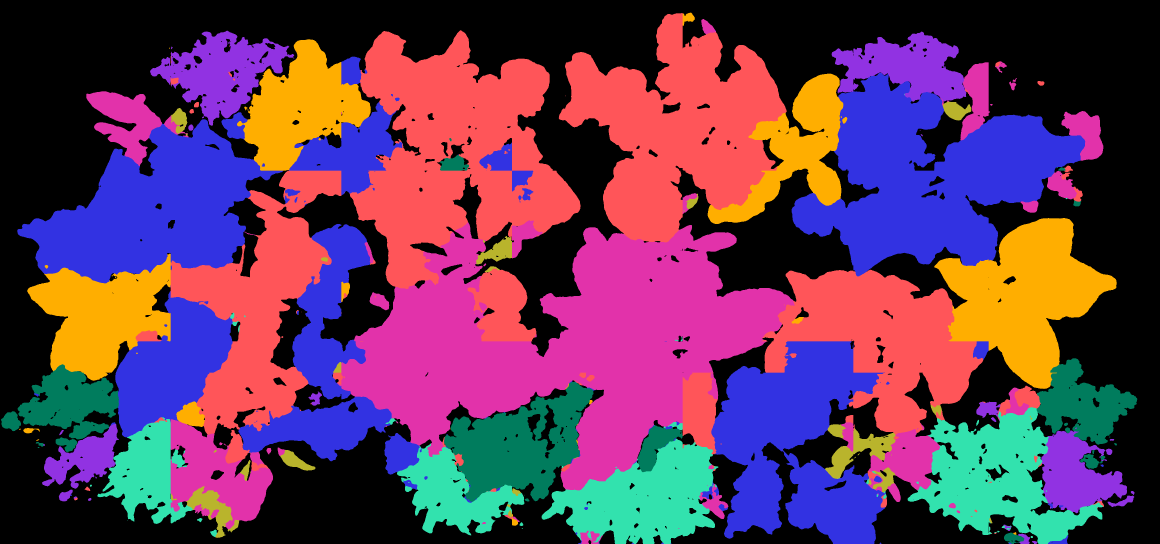
#> input picture State-Estimation/post_process/snc-21081208141400.png, 3478 x 1630 px, found by its file name (shown at 1/3 size)
$ jupyter execute --allow-errors kmeans.ipynb
#> lines starting #> are read from the running program, lines starting #| are printed output that depends on the picture; after the words box and inside, x2 and y2 are one past the last pixel; in counts of white or black regions, pixels touching at a corner belong together; long printed decimals are rounded
### State-Estimation-copy/utils/centers_test.py
import cv2
import pandas
import os
import numpy as np
import matplotlib.pyplot as plt
from matplotlib.patches import Circle
import heapq
import pandas as pd
import datetime as dt
from datetime import timedelta
import os
# import seaborn as sns
from utils.center_constants import *
from utils.geometry_utils import *
import pickle as pkl


# [119 lines left out: functions daily_files, calculate_updated_center, not_black, valid_point, neighbors, find_color and 4 more, not called in this run]

def isolate_color(img, lower_bound, upper_bound):
    '''Isolate all pixels of color between the bounds and return that image and corresponding array'''
    mask = cv2.inRange(img, lower_bound, upper_bound)
    true_color_mask = cv2.bitwise_and(img, img, mask=mask)
    return true_color_mask, np.asarray(true_color_mask)

def calculate_color_range(rgb, tolerance):
    '''Returns a tolerance range for the color, because there is some fluxuation'''
    lower_bound = np.array([max(val - tolerance, 0) for val in rgb])
    upper_bound = np.array([min(val + tolerance, 255) for val in rgb])
    return lower_bound, upper_bound

# [91 lines left out: functions save_centers, save_keyPoint, read_centers, calculate_error, find_new_center, track_one_plant and 1 more, not called in this run]


# [22 lines that do not run on import are left out]

### State-Estimation-copy/utils/plant_to_circle.py
import cv2
import numpy as np
import matplotlib.pyplot as plt
from matplotlib.patches import Circle
import math
import pickle as pkl
from scipy.spatial import KDTree
from itertools import combinations
import heapq
from collections import deque
# from linearity import *
from utils.center_constants import *
from utils.geometry_utils import *
from utils.centers_test import *
# from linearity import *

#####################################
########## UTILITY METHODS ##########
#####################################


# [44 lines left out: functions draw_circles, draw_circle_sets, not called in this run]


def convert_to_plant_colorspace(old_center, img_arr, img, plant_type):
    if plant_type != None:
        rgb_center = TYPES_TO_COLORS[plant_type]
    else:
        rgb_center, first_color_pixel = find_color(old_center, img_arr)
    # print(rgb_center)
    # print(COLORS_TO_TYPES[rgb_center])
    lower_bound, upper_bound = calculate_color_range(rgb_center, COLOR_TOLERANCE)
    # Get the image and array with the color of the center isolated
    plant_img, plant_img_arr = isolate_color(img, lower_bound, upper_bound)
    return plant_img, plant_img_arr

# [49 lines left out: functions plant_COM_extreme_points, bfs, not called in this run]

def get_models():
    return pkl.load(open(RADIUS_MODELS_PATH, "rb" ))

# [34 lines left out: functions linearity_score, approximate_circle_contour, not called in this run]

def lie_within(c1, c2):
    return distance(c1[0], c2[0]) + c2[1] <= c1[1]

# [293 lines left out: functions merge_circles_with_prior, merge_circles, prepare_binary_mask, draw_circles_on_canvas, bfs_circle, extreme_points_circle and 9 more, not called in this run]


# [34 lines that do not run on import are left out]
    # [4 lines of commented-out code are left out]

### State_Estimation/kmeans.ipynb
[cell 1]
from utils.plant_to_circle import convert_to_plant_colorspace
import pickle as pkl
import cv2
import matplotlib.pyplot as plt
from sklearn.cluster import KMeans
import numpy as np
from utils.center_constants import TYPES_TO_COLORS
import os
np.random.seed(0)

[cell 2]
def distance_from_center(center, points: np.ndarray):
    if len(points) > 1000:
        np.random.shuffle(points)
        points = points[:1000]
    return np.apply_along_axis(lambda p: np.linalg.norm(center-p, 2), 1, points)
# Test
distance_from_center(np.array([0,0]), np.array([[1,1],[2,2]]))

def percent_pixels_included(circles, plant_isolated_mask):
    '''
    Parameters:
        circles: list of circles in form [(x,y), r]
        plant_isolated_mask: plant mask
    Returns:
        coverage ratio

    Returns the portion of non-black pixels in plant_isolated_mask that are inside of a circle.
    '''
    # Turn the mask into a binary image
    plant_isolated_mask = cv2.cvtColor(plant_isolated_mask, cv2.COLOR_RGB2GRAY)
    plant_isolated_mask = plant_isolated_mask/plant_isolated_mask.max()
    # Count total number of color pixels in the image
    total_color_pixels = np.sum(plant_isolated_mask==1)
    # Mask out circles
    [cv2.circle(plant_isolated_mask, (int(circle[0][0]), int(circle[0][1])), int(circle[1]), 0, -1) for circle in circles]
    # Count the number of non-black pixels
    uncovered_color_pixels = np.sum(plant_isolated_mask==1)
    return 1-(uncovered_color_pixels/total_color_pixels)

def circle_fill_ratio(circles, plant_isolated_mask, double_count_overlap = True):
    '''
    Parameters:
        circles: list of circles in form [(x,y), r]
        plant_isolated_mask: plant mask
    Returns:
        average fill ratio

    Returns the average fill ratio of the circles in plant_isolated_mask.
    '''
    # Turn the mask into a binary image
    plant_isolated_mask = cv2.cvtColor(plant_isolated_mask, cv2.COLOR_RGB2GRAY)
    plant_isolated_mask = plant_isolated_mask/plant_isolated_mask.max()
    # Count total number of pixels in the image
    total_color_pixels_pre_mask = np.sum(plant_isolated_mask==1)
    # Mask out circles
    [cv2.circle(plant_isolated_mask, (int(circle[0][0]), int(circle[0][1])), int(circle[1]), 0, -1) for circle in circles]
    # Count the number of non-black pixels after masking
    total_color_pixels_post_mask = np.sum(plant_isolated_mask==1)
    # Calculate the area of the circles
    if double_count_overlap:
        total_circle_area = np.sum([circle[1]**2*np.pi for circle in circles])
    else:
        # Make a white image the same size as the mask
        plant_isolated_mask_copy = np.ones(plant_isolated_mask.shape)
        # Mask out circles
        [cv2.circle(plant_isolated_mask_copy, (int(circle[0][0]), int(circle[0][1])), int(circle[1]), 0, -1) for circle in circles]
        # Count the number of non-black pixels after masking
        total_circle_area = np.sum(plant_isolated_mask_copy==0)
    # Calculate the number of color pixels inside of the circles
    covered_pixel_area = total_color_pixels_pre_mask - total_color_pixels_post_mask
    # return the  fill ratio
    return covered_pixel_area/total_circle_area if total_circle_area != 0 else 1

# [6 lines of commented-out code are left out]

[cell 3]
bgr_img = cv2.imread("./out/post_process/snc-21081208141400.png")
#> bgr_img is the input picture: shape (1630, 3478, 3); mean B, G, R 89.3, 58, 101.3
img = cv2.cvtColor(bgr_img, cv2.COLOR_BGR2RGB)
kale_isolated, _ = convert_to_plant_colorspace(None, img, img, "kale")
#> in isolate_color, `mask = cv2.inRange(img, lower_bound, upper_bound)`:
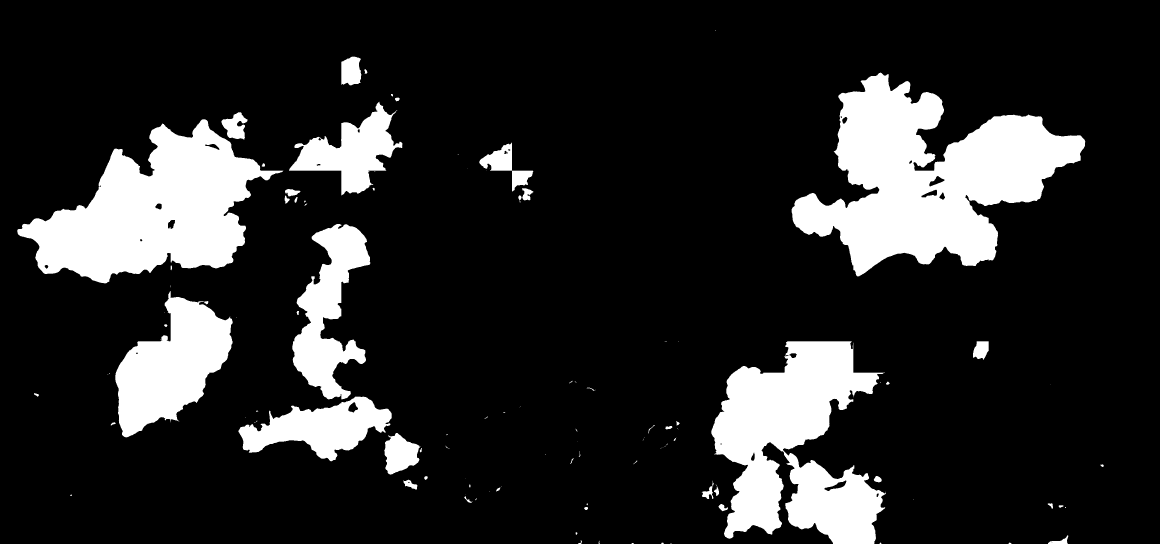
#> mask: shape (1630, 3478) (shown at 1/3 size); 16% white; 112 white regions (55 under 20 px), largest, box (x1, y1, x2, y2) and area: (2375, 218, 3256, 829) 263249, (52, 358, 850, 850) 198788, (2134, 1024, 2658, 1630) 185758
#> in isolate_color, `true_color_mask = cv2.bitwise_and(img, img, mask=mask)`:
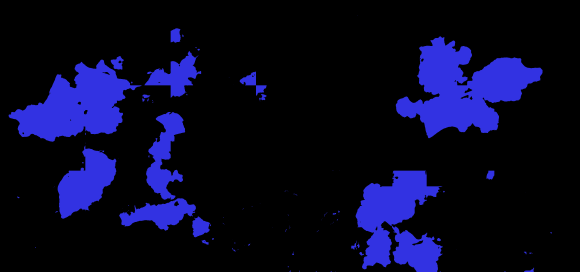
#> true_color_mask: shape (1630, 3478, 3) (shown at 1/6 size); mean R, G, B 8, 8, 36.2
mask = np.logical_or.reduce((kale_isolated[:,:,0]>50,kale_isolated[:,:,1]>50,kale_isolated[:,:,2]>50))
point_clouds = np.array(np.where(mask)).T # returns all pixels satisfying these conditions
#> point_clouds = 909210 pairs, first value 90 to 1629, second value 52 to 3310
km = KMeans(4)
np.random.shuffle(point_clouds)
point_clouds = point_clouds[:10000]
#> point_clouds = 10000 pairs, first value 175 to 1629, second value 53 to 3253
km.fit(point_clouds)
fig, ax = plt.subplots()
ax.imshow(kale_isolated)
ax.plot(*zip(*km.cluster_centers_[:,::-1]), marker='o', color='w', ls='')
colors = ['r', 'g', 'b', 'y', 'c']
circles = []
for i in np.arange(4):
    filtered_points = point_clouds[km.labels_ == i]
    center = km.cluster_centers_[i][::-1]
    np.random.shuffle(filtered_points)
    filtered_points = filtered_points[:10000]
    # r = distance_from_center(center, filtered_points).std()*1.96
    # distance_from_center(center, filtered_points)
    distance_transformed = distance_from_center(center, filtered_points)
    r_std = distance_transformed.std()*2.576
    # r_percentile = np.percentile(distance_transformed, 90)
    # data_cov = np.cov(filtered_points.T)
    r = r_std
    ax.add_artist(plt.Circle(center, r, fill=False, lw=2, color="w"))
    plt.scatter(*zip(*[item[::-1] for item in filtered_points]), marker='.', color=colors[i], s=1)
    circles.append((center, r))
#> this loop made 4 passes
#> (r_std, r) on passes 1 to 4: (385.8, 385.8), (497.8, 497.8), (463.8, 463.8), (530.1, 530.1)
#> after the loop, circles = [([2385.9, 1336], 385.8), ([774.7, 1135.3], 497.8), ([2789, 535], 463.8), ([632.2, 599.3], 530.1)]
plt.show()
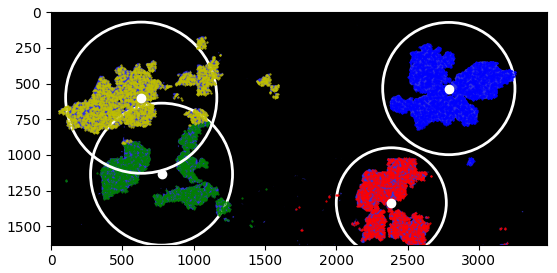
#> figure drawn by matplotlib, 1 panel

print("Percent Coverage From Circles: ", percent_pixels_included(circles, kale_isolated))
#> in percent_pixels_included, `total_color_pixels = np.sum(plant_isolated_mask==1)`: total_color_pixels = 909210
#> in percent_pixels_included, `[cv2.circle(plant_isolated_mask, (int(circle[0][0]), int(circle[0][1])..`:
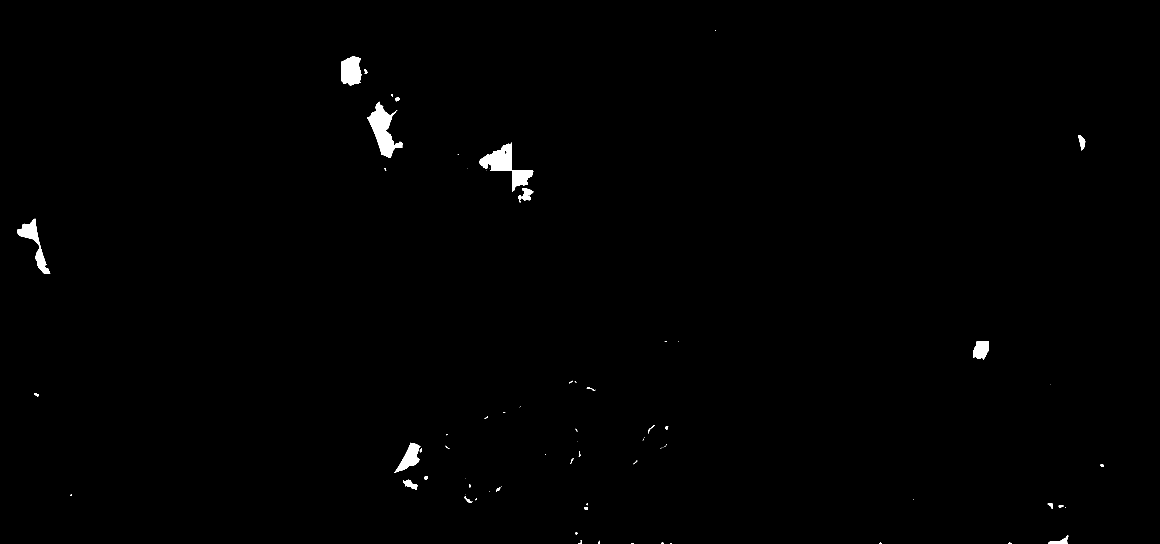
#> plant_isolated_mask: shape (1630, 3478) float64 (shown at 1/3 size); values 0 (black) and 1 (white), 0.57% white; 76 white regions (42 under 20 px), largest, box (x1, y1, x2, y2) and area: (1438, 427, 1600, 575) 7644, (1102, 305, 1207, 473) 7292, (1024, 170, 1084, 256) 4307
#> in percent_pixels_included, `uncovered_color_pixels = np.sum(plant_isolated_mask==1)`: uncovered_color_pixels = 32563
#| Percent Coverage From Circles:  0.9642
print("Average Fill Ratio of Circles: ", circle_fill_ratio(circles, kale_isolated, double_count_overlap=False))
#> in circle_fill_ratio, `total_color_pixels_pre_mask = np.sum(plant_isolated_mask==1)`: total_color_pixels_pre_mask = 909210
#> in circle_fill_ratio, `total_color_pixels_post_mask = np.sum(plant_isolated_mask==1)`: total_color_pixels_post_mask = 32563
#> in circle_fill_ratio, `[cv2.circle(plant_isolated_mask_copy, (int(circle[0][0]), int(circle[0..`:
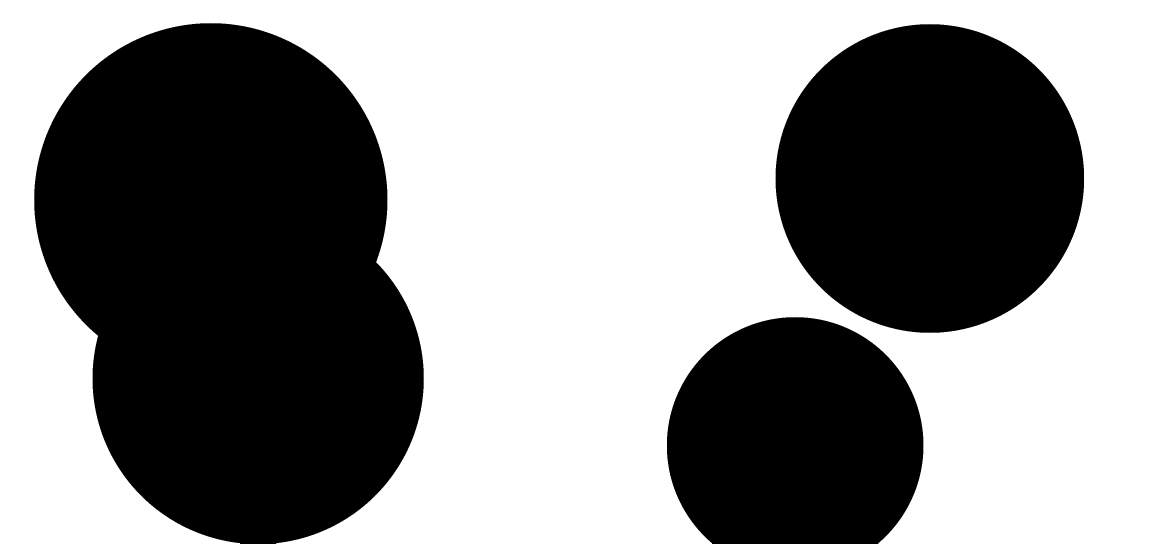
#> plant_isolated_mask_copy: shape (1630, 3478) float64 (shown at 1/3 size); values 0 (black) and 1 (white), 56.3% white; 3 black regions, box (x1, y1, x2, y2) and area: (102, 69, 1272, 1630) 1370585, (2326, 72, 3253, 999) 673369, (2000, 951, 2771, 1630) 434425
#> in circle_fill_ratio, `total_circle_area = np.sum(plant_isolated_mask_copy==0)`: total_circle_area = 2478379
#> in circle_fill_ratio, `covered_pixel_area = total_color_pixels_pre_mask - total_color_pixels_..`: covered_pixel_area = 876647
#| Average Fill Ratio of Circles:  0.3537

[cell 4]
bgr_img = cv2.imread("./out/post_process/snc-21081208141400.png")
img = cv2.cvtColor(bgr_img, cv2.COLOR_BGR2RGB)
centers, radii, colors = [], [], []
for plant in TYPES_TO_COLORS.keys():
    if plant == "other":
        continue
    kale_isolated, _ = convert_to_plant_colorspace(None, img, img, plant)
    mask = np.logical_or.reduce((kale_isolated[:,:,0]>50,kale_isolated[:,:,1]>50,kale_isolated[:,:,2]>50))
    point_clouds = np.array(np.where(mask)).T # returns all pixels satisfying these conditions
    km = KMeans(4)
    np.random.shuffle(point_clouds)
    point_clouds = point_clouds[:10000]
    print("Fitting", plant)
    km.fit(point_clouds)
    for i in np.arange(4):
        center = km.cluster_centers_[i]
        filtered_points = point_clouds[km.labels_ == i]
        distance_transformed = distance_from_center(center, filtered_points)
        radii.append(distance_transformed.std()*2.576)
        centers.append(center)
        colors.append(np.array(TYPES_TO_COLORS[plant])/255)
#> this loop made 9 passes
#> rgb_center in convert_to_plant_colorspace on passes 3 to 9: [1, 124, 93], [50, 226, 174], [49, 49, 226], [185, 180, 42], [145, 50, 226], [226, 50, 170], [254, 85, 89]
#> pass 2, in isolate_color (call 2), `true_color_mask = cv2.bitwise_and(img, img, mask=mask)`:
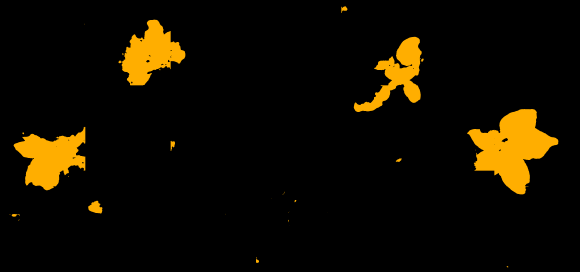
#> true_color_mask: shape (1630, 3478, 3) (shown at 1/6 size); mean R, G, B 17.5, 12, 0
#> after the loop:
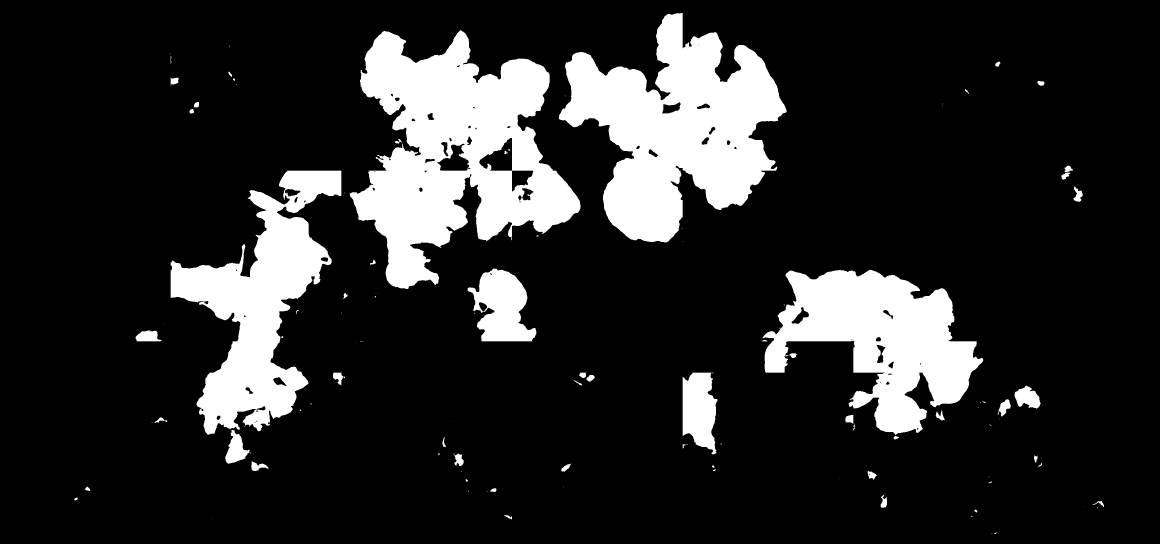
#> mask: shape (1630, 3478) bool (shown at 1/3 size); 16.3% white; 112 white regions (52 under 20 px), largest, box (x1, y1, x2, y2) and area: (1048, 91, 1742, 867) 275838, (1676, 39, 2360, 727) 248167, (2287, 809, 2950, 1306) 167250
#> after the loop, centers = 32 pairs, first value 199.7 to 1494.2, second value 201.5 to 3243.3; colors = 32 items, first 6: [1, 0.682, 0.00392], [1, 0.682, 0.00392], [1, 0.682, 0.00392], [1, 0.682, 0.00392], [0.00392, 0.486, 0.365], [0.00392, 0.486, 0.365]; radii = 32 values, max 521.6 at index 19, min 96.96 at index 4, mean 252.6

centers = np.array(centers)
fig, ax = plt.subplots()
ax.imshow(cv2.cvtColor(bgr_img, cv2.COLOR_RGB2GRAY), cmap="gray")
ax.plot(*zip(*centers[:,::-1]), marker='o', color='w', ls='')
for c, r, col in zip(centers[:,::-1], radii, colors):
    ax.add_artist(plt.Circle(c, r, fill=False, lw=2, color=col))
#> this loop made 32 passes
#> (c, r, col) on passes 1 to 8: ([318.8, 965.2], 235.5, [1, 0.682, 0.00392]), ([3074.9, 890.4], 161.2, [1, 0.682, 0.00392]), ([902.3, 328.7], 171.4, [1, 0.682, 0.00392]), ([2382.7, 452.9], 238.7, [1, 0.682, 0.00392]), ([201.5, 1215.3], 96.96, [0.00392, 0.486, 0.365]), ([3243.3, 1219.4], 250.8, [0.00392, 0.486, 0.365]), ([1497.5, 1320.4], 430.3, [0.00392, 0.486, 0.365]), ([1771.9, 1296.2], 135.4, [0.00392, 0.486, 0.365])
plt.show()
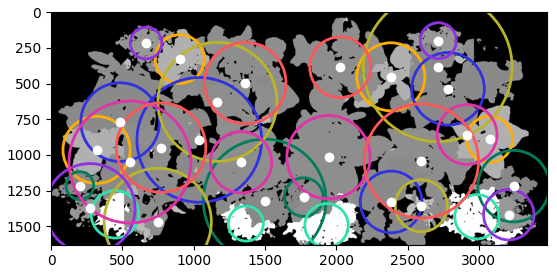
#> figure drawn by matplotlib, 1 panel

[cell 5]
# [66 lines left out: functions calculate_garden_benchmarks, kmean_circle, not called in this run]

[cell 6]
import re
date_re_mask = r"snc-(\d{6})"
date_re_prior = r"priors(\d{6})"
mask_path = "./out/post_process/"
left_path = "./out/priors/left/"
right_path = "./out/priors/right/"
masks = [mask_path + f for f in sorted(os.listdir(mask_path))]
#> (the rest of this cell did not finish here and is left out)

[cell 7]
path = "./out/post_process/snc-21071808141400.png"
left_prior = "./out/priors/left/priors210718.p"
right_prior = "./out/priors/right/priors210718.p"
k_means_data = []
bfs_data = []
#> (the rest of this cell did not finish here and is left out)

[cell 8]
from multiprocessing import Pool
workers = os.cpu_count()

# Retrieve a single page and report the URL and contents
# [11 lines left out: function garden_benchmarks, not called in this run]

def wrapper(args):
    return garden_benchmarks(*args)

#> (the rest of this cell did not finish here and is left out)

[cell 9]
def sq(x, y):
    return x*x + y*y

def wrapper(args):
    return sq(*args)

with Pool(workers) as p:
    results = p.map(wrapper, [(1, 2), (3, 4), (5, 6), (7, 8)])
results

#> (a cell that did not finish here is left out)

[cell 11]
# Logistic regression update rule via newtons method
from scipy.special import expit
from sklearn.metrics import log_loss
w_init = np.array([-1, 1, 0]).T
#> w_init = [-1, 1, 0]
X = np.array([[.2,3.1,1], [1.0, 3.0,1], [-.2,1.2,1], [1.0, 1.1,1]])
#> X = [[0.2, 3.1, 1], [1, 3, 1], [-0.2, 1.2, 1], [1, 1.1, 1]]
y = np.array([1,1,0,0])
#> y = [1, 1, 0, 0]
def logifunc(X, w):
    return expit(np.dot(X, w))

def update_rule(X, y, w):
    hessian = X.T.dot(np.diag(logifunc(X, w)*(1-logifunc(X, w)))).dot(X)
    return w - np.linalg.inv(hessian).dot(np.dot(X.T, (logifunc(X, w) - y)))

print("loss", log_loss(y, logifunc(X, w_init)))
#| loss 0.6363
print("s0", logifunc(X, w_init))
#| s0 [0.9478 0.8808 0.8022 0.525]
w = update_rule(X, y, w_init)
#> in update_rule, `hessian = X.T.dot(np.diag(logifunc(X, w)*(1-logifunc(X, w)))).dot(X)`: hessian = [[0.363, 0.582, 0.333], [0.582, 1.95, 0.933], [0.333, 0.933, 0.562]]
#> w = [1.32, 3.05, -6.83]
print("w1:", w)
#| w1: [ 1.325  3.050 -6.829]
print("s1:", logifunc(X, w))
#| s1: [0.9474 0.9746 0.03125 0.1044]
print("loss", log_loss(y, logifunc(X, w)))
#| loss 0.05545
w = update_rule(X, y, w)
#> w = [1.37, 4.16, -9.2]
print("w2:", w)
#| w2: [ 1.366  4.158 -9.200]
print("s2:", logifunc(X, w))
#| s2: [0.9813 0.9904 0.01116 0.03696]
print("loss", log_loss(y, logifunc(X, w)))
#| loss 0.01934
